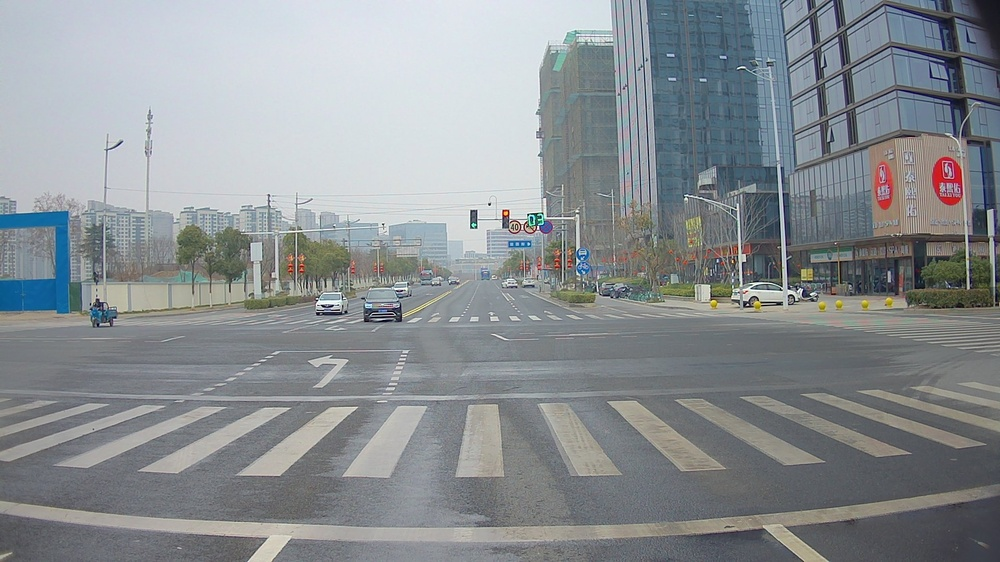
#> input picture Lidar_camera_sync/data/1642644263.200000.jpg, 1000 x 562 px, shrunk from 1920 x 1080 before the run
$ python demo.py
#> lines starting #> are read from the running program, lines starting #| are printed output that depends on the picture
### Lidar_camera_sync/lidar_camera_sync.py
import cv2
import pickle
import open3d
import numpy as np

import matplotlib
import matplotlib.cm
matplotlib.use("cairo")
cmap = matplotlib.cm.get_cmap("viridis")


class LidarCameraSync(object) :
    def __init__(self, extrinsic, intrinsic):
        assert extrinsic.shape==(16,) or extrinsic.shape ==(4,4), "Extrinsic shape error, you should pass an array with total length of 16"
        assert intrinsic.shape==(9,) or intrinsic.shape ==(3,3), "Intrinsic shape error, you should pass an array with total length of 9"

        extrinsic = extrinsic.reshape(4,4)
        intrinsic = np.concatenate( (intrinsic.reshape(3,3),np.zeros((3,1),dtype=np.float32) ), axis = -1 )
        self.lidar_to_image = intrinsic.dot(extrinsic)

        self.LINES = [[0, 1], [1, 2], [2, 3], [3, 0]] # lower face
        self.LINES+= [[4, 5], [5, 6], [6, 7], [7, 4]] # upper face
        self.LINES+= [[4, 0], [5, 1], [6, 2], [7, 3]] # connect lower face and upper face
        self.LINES+= [[1, 6], [2, 5]] # front face and draw x

    def proj_point_to_image(self, points, img):
        xyz1 = np.concatenate((points[:,:3], np.ones_like(points[:,0:1])), axis=1)
        # print(pcl1)
        # Transform the point cloud to image space.
        proj_pcl = np.einsum('ij,bj->bi', self.lidar_to_image, xyz1)
        # print(proj_pcl)
        # Filter LIDAR points which are behind the camera.
        mask = proj_pcl[:,2] > 0
        proj_pcl = proj_pcl[mask]
        xyz1 = xyz1[mask]
        # Project the point cloud onto the image.
        proj_pcl = proj_pcl[:,:2]/proj_pcl[:,2:3]
        # Filter points which are outside the image.
        mask = np.logical_and(
            np.logical_and(proj_pcl[:,0] > 0, proj_pcl[:,0] < img.shape[1]),
            np.logical_and(proj_pcl[:,1] > 0, proj_pcl[:,1] < img.shape[1]))
        proj_pcl = proj_pcl[mask]
        xyz1 = xyz1[mask]
        proj_pcl_attr = np.sqrt(np.sum(xyz1[:,:3]**2, axis = -1) )
        # Colour code the points based on attributes (distance/intensity...)
        coloured_intensity = 255*cmap(proj_pcl_attr / 80)
#         coloured_intensity = rgba(proj_pcl_attr)
        # Draw a circle for each point.
        for i in range(proj_pcl.shape[0]):
            cv2.circle(img, (int(proj_pcl[i,0]),int(proj_pcl[i,1])), 3, coloured_intensity[i], -1)
        return img, proj_pcl, coloured_intensity


    # [66 lines left out: functions proj_box_to_image, _display_3dbox_on_image, _compute_3d_cornors, not called in this run]


#############################################################################################################
# connect vertic
LINES = [[0, 1], [1, 2], [2, 3], [3, 0]] # lower face
LINES+= [[4, 5], [5, 6], [6, 7], [7, 4]] # upper face
LINES+= [[4, 0], [5, 1], [6, 2], [7, 3]] # connect lower face and upper face
LINES+= [[1, 6], [2, 5]] # front face and draw x


# [4 lines left out: function draw_bbox, not called in this run]


def read_detections(det_pkl):
    all_dets = pickle.load(open(det_pkl, "rb"))
    return all_dets


# [23 lines left out: functions get_dets_fname, read_pcd, not called in this run]

def get_cv_image(img_path):
    img = cv2.imread(img_path)
    return np.empty(0) if img is None else img


# [187 lines left out: functions display_3dbox_on_image, display_laser_on_image, compute_3d_cornors, get_box_transformation_matrix, get_3d_box_projected_corners, compute_2d_bounding_box, not called in this run]

### Lidar_camera_sync/demo.py
#!/usr/bin/python3

import cv2
# import pcl
import numpy as np
import open3d as o3d
from lidar_camera_sync import LidarCameraSync


# SG5 calib cam-60. Details can ask SG5 calib group.
ex = np.array([[-0.0255,  -0.9997,    -0.0053,  -0.0279],
               [ 0.0057,   0.0051,    -1.0000,  -0.1244],
               [ 0.9997,  -0.0255,     0.0056,  -0.1017],
               [      0,        0,          0,        1],
              ])

ix = np.array([[1.9768e3,   1.1512, 990.2660],
               [       0, 1.9770e3, 549.7352],
               [       0,        0,        1]
               ])
# distort
k1, k2, k3, p1, p2 = -0.5574, 0.3210, -0.1407, 0.0021, -0.0031


if __name__ == "__main__":

    # image distort
    dist_coef = np.array([k1, k2, p1, p2, k3])
    image_ori = cv2.imread("./data/1642644263.200000.jpg")
#> image_ori is the input picture: shape (562, 1000, 3); mean B, G, R 146.6, 143.2, 138.1
    image_distort = image_ori.copy()
    cv2.undistort(image_ori, ix[:, :3], dist_coef, image_distort, None)

    # load pcd
    pcd = o3d.io.read_point_cloud("./data/1642644263.199739933.pcd")
    points = np.asarray(pcd.points)

    # load box
    boxes = np.loadtxt("./data/1642644263.199739933.txt")[:, :7]

    image_distort2 = image_distort.copy()
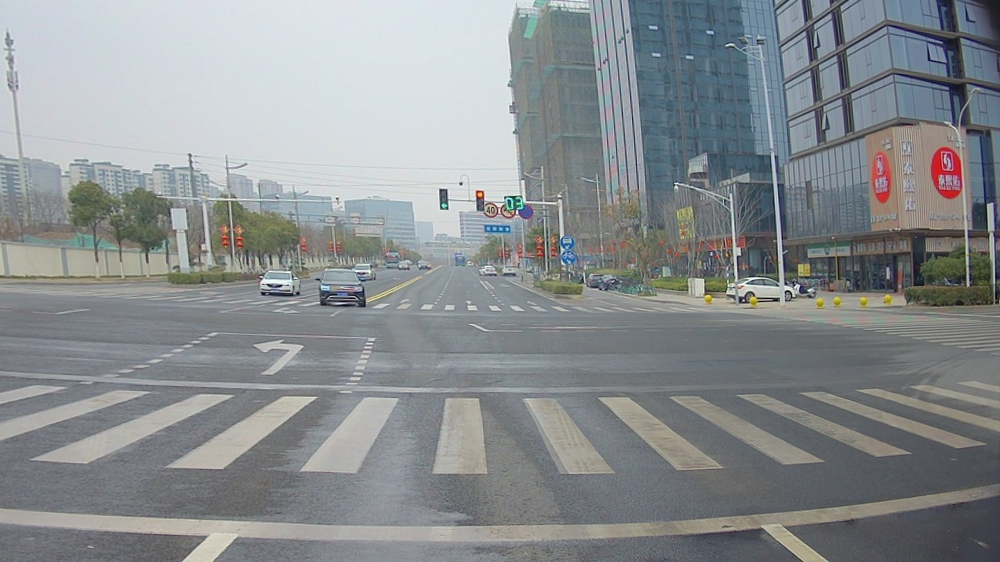
#> image_distort2: shape (562, 1000, 3); mean B, G, R 143.7, 141.4, 137.1
    image_distort3 = image_distort.copy()

    lcs = LidarCameraSync(ex, ix)
#> (the run stopped early here; a loop or call above may not have finished)
